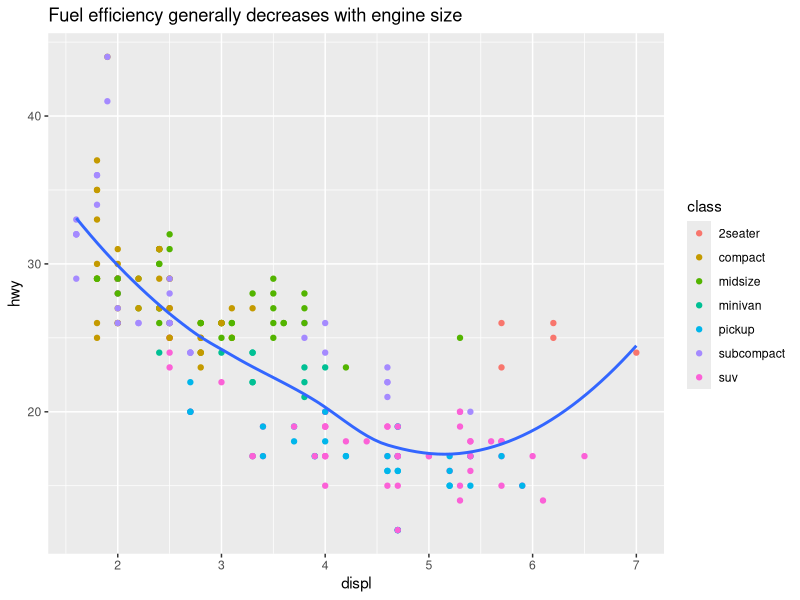

Reproduce this figure in R.
# Chapter 28: Graphics for Communication
# Initial: 15 November 2018
# Revision: 15 November 2018
# Ray Nelson

# Libraries
library(tidyverse)
library(ggrepel)
library(viridis)

# 28.2 Label
mpg %>%
  ggplot(aes(displ, hwy)) +
    geom_point(aes(color = class)) +
    geom_smooth(se = FALSE) +
    labs(title = "Fuel efficiency generally decreases with engine size")
